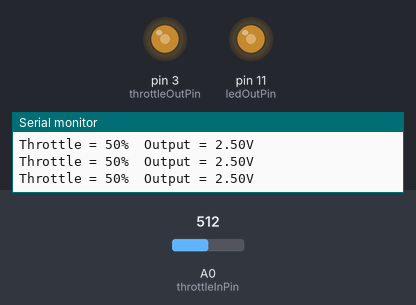
The sketch below on a simulated Arduino Uno, built with avr-gcc and run on an emulated ATmega328P. On the bench: output pins drawn as LEDs (lit = HIGH), the last lines printed to the serial monitor. The inputs (shaded band) are chosen by the test bench; at power-on: A0 (throttleInPin) = 512.

Above: at 1.2 s.
1.3 s: A0 (throttleInPin) set to 716
At 2.5 s:
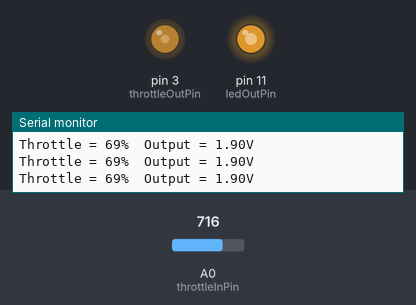
2.8 s: A0 (throttleInPin) set to 900
At 4.0 s:
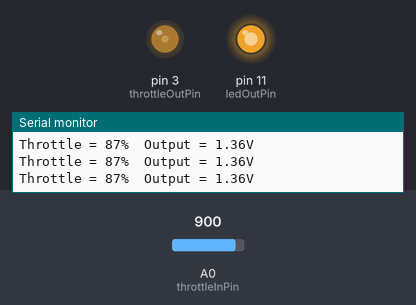
4.3 s: A0 (throttleInPin) set to 1023
At 5.5 s:
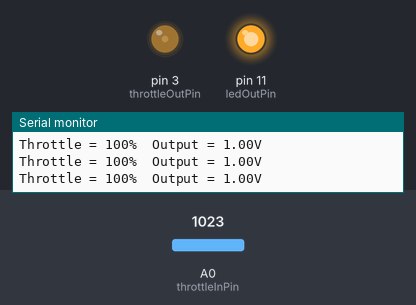
5.8 s: A0 (throttleInPin) set to 1011
At 6.2 s:
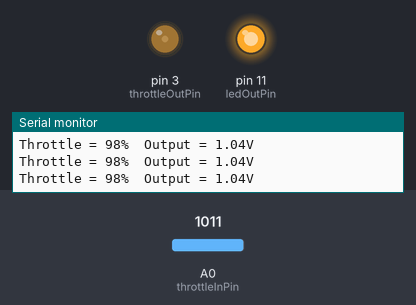
8.8 s: A0 (throttleInPin) set to 306
At 9.5 s:
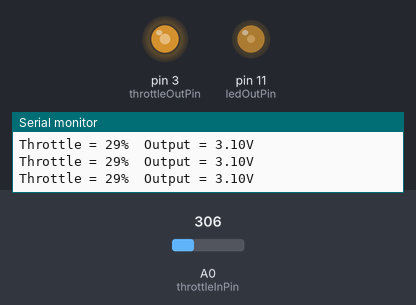
10.3 s: A0 (throttleInPin) set to 511
At 11.2 s:
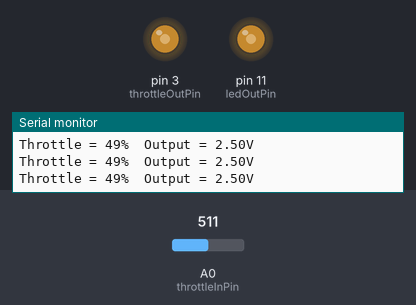
Timing chart, 0 to 12.8 s (numbered marks = the images above; inputs shaded):
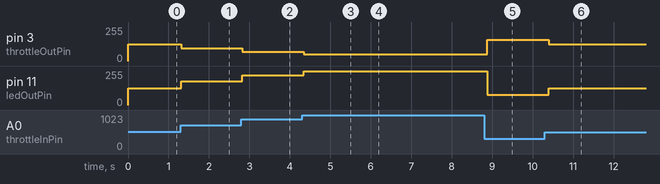

Measured:
- after the input at 1.3 s, pin 3 (throttleOutPin): 127/255 → 96/255 at once; pin 11 (ledOutPin): 127/255 → 178/255 at once
- after the input at 2.8 s, pin 3 (throttleOutPin): 96/255 → 69/255 at once; pin 11 (ledOutPin): 178/255 → 224/255 at once
- after the input at 4.3 s, pin 3 (throttleOutPin): 69/255 → 51/255 at once; pin 11 (ledOutPin): 224/255 → 255/255 at once
- after the input at 5.8 s, pin 3 (throttleOutPin): 51/255 → 52/255 after 0.05 s; pin 11 (ledOutPin): 255/255 → 252/255 after 0.05 s
- after the input at 8.8 s, pin 3 (throttleOutPin): 52/255 → 158/255 after 0.08 s; pin 11 (ledOutPin): 252/255 → 76/255 after 0.08 s
- after the input at 10.3 s, pin 3 (throttleOutPin): 158/255 → 127/255 after 0.10 s; pin 11 (ledOutPin): 76/255 → 127/255 after 0.10 s

The sketch:

TC_v0_1.ino
```cpp
/*
  This sketch reads throttle voltage (0 to 5V) from an analogue input and outputs a PWM
  signal on two outputs.
*/

// Input and output pin assignment
  // Pot input
  const int throttleInPin = A0;      // Connected to pot wiper pin.

  // Voltage smoothing circuit output
  const int throttleOutPin = 3; // PWM output pin connected to RC voltage smoother.

  // LED output
  const int ledOutPin = 11; // PWM output pin connected to external LED.

// Variables used
  int throttleValue = 0;
  int throttlePercent = 0;
  float throttleSetting = 0.0;
  float throttleOutVoltage = 0.0;
  int throttleOut = 0;
  int ledOut = 0;

// The setup routine runs once when you press RESET
void setup() {
  // initialize serial communication at 9600 bits per second:
  Serial.begin(9600);

}

// The loop routine runs continuously
void loop() {

  // Read throttle input on Analog Pin 0
  throttleValue = analogRead(throttleInPin);
  throttleSetting = throttleValue / 1023.0;
  throttlePercent = throttleSetting * 100;

  // Output PWM to drive RC voltage smoother
  // 3.9V is min throttle and 1.2V is max throttle.
  // Drive outputs between 4.0V and 1.0V.
  throttleOutVoltage = 4.0 - (throttleSetting * 3.0);
  throttleOut = throttleOutVoltage / 5 * 255;
  analogWrite(throttleOutPin, throttleOut);

  //Output PWM to drive LED
  ledOut = throttleSetting * 255;
  analogWrite(ledOutPin, ledOut);

  //Display Analog input value
  Serial.print("Throttle = ");
  Serial.print(throttlePercent);
  Serial.print("%  ");
  Serial.print("Output = ");
  Serial.print(throttleOutVoltage);
  Serial.println("V");

  // Short delay before next loop
  delay(100);

}
```
